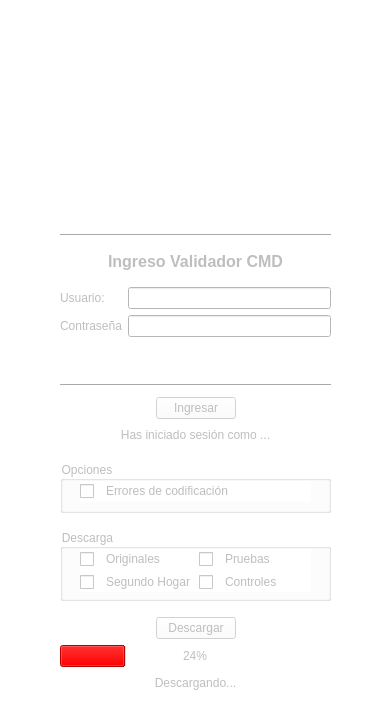
<?xml version="1.0" encoding="UTF-8"?>
<ui version="4.0">
 <class>Dialog</class>
 <widget class="QDialog" name="Dialog">
  <property name="enabled">
   <bool>false</bool>
  </property>
  <property name="geometry">
   <rect>
    <x>0</x>
    <y>0</y>
    <width>391</width>
    <height>701</height>
   </rect>
  </property>
  <property name="sizePolicy">
   <sizepolicy hsizetype="Preferred" vsizetype="Preferred">
    <horstretch>0</horstretch>
    <verstretch>0</verstretch>
   </sizepolicy>
  </property>
  <property name="windowTitle">
   <string>Ingreso Validador CMD</string>
  </property>
  <property name="styleSheet">
   <string notr="true">background-color: rgb(255, 255, 255);
selection-color: rgb(255, 85, 255);
selection-background-color: rgb(255, 0, 0);
border-color: rgb(85, 255, 0);
alternate-background-color: rgb(85, 255, 255);
border-left-color: rgb(0, 85, 255);</string>
  </property>
  <property name="sizeGripEnabled">
   <bool>false</bool>
  </property>
  <property name="modal">
   <bool>false</bool>
  </property>
  <widget class="QWidget" name="gridLayoutWidget_2">
   <property name="geometry">
    <rect>
     <x>10</x>
     <y>10</y>
     <width>371</width>
     <height>683</height>
    </rect>
   </property>
   <layout class="QGridLayout" name="gridLayout_6">
    <item row="0" column="0">
     <layout class="QVBoxLayout" name="verticalLayout">
      <item>
       <spacer name="verticalSpacer">
        <property name="orientation">
         <enum>Qt::Vertical</enum>
        </property>
        <property name="sizeType">
         <enum>QSizePolicy::Fixed</enum>
        </property>
        <property name="sizeHint" stdset="0">
         <size>
          <width>20</width>
          <height>10</height>
         </size>
        </property>
       </spacer>
      </item>
      <item>
       <widget class="QLabel" name="label_3">
        <property name="sizePolicy">
         <sizepolicy hsizetype="Expanding" vsizetype="Preferred">
          <horstretch>0</horstretch>
          <verstretch>0</verstretch>
         </sizepolicy>
        </property>
        <property name="layoutDirection">
         <enum>Qt::LeftToRight</enum>
        </property>
        <property name="frameShape">
         <enum>QFrame::NoFrame</enum>
        </property>
        <property name="frameShadow">
         <enum>QFrame::Plain</enum>
        </property>
        <property name="text">
         <string>&lt;html&gt;&lt;head/&gt;&lt;body&gt;&lt;p&gt;&lt;img src=&quot;:/login/logo_cmd3.png&quot;/&gt;&lt;/p&gt;&lt;/body&gt;&lt;/html&gt;</string>
        </property>
        <property name="textFormat">
         <enum>Qt::RichText</enum>
        </property>
        <property name="scaledContents">
         <bool>false</bool>
        </property>
        <property name="alignment">
         <set>Qt::AlignCenter</set>
        </property>
       </widget>
      </item>
      <item>
       <layout class="QGridLayout" name="gridLayout_7">
        <item row="1" column="1">
         <widget class="Line" name="line_2">
          <property name="orientation">
           <enum>Qt::Horizontal</enum>
          </property>
         </widget>
        </item>
        <item row="3" column="1">
         <spacer name="verticalSpacer_2">
          <property name="orientation">
           <enum>Qt::Vertical</enum>
          </property>
          <property name="sizeType">
           <enum>QSizePolicy::Fixed</enum>
          </property>
          <property name="sizeHint" stdset="0">
           <size>
            <width>20</width>
            <height>10</height>
           </size>
          </property>
         </spacer>
        </item>
        <item row="1" column="0">
         <spacer name="horizontalSpacer_10">
          <property name="orientation">
           <enum>Qt::Horizontal</enum>
          </property>
          <property name="sizeType">
           <enum>QSizePolicy::Fixed</enum>
          </property>
          <property name="sizeHint" stdset="0">
           <size>
            <width>50</width>
            <height>20</height>
           </size>
          </property>
         </spacer>
        </item>
        <item row="0" column="1">
         <spacer name="verticalSpacer_3">
          <property name="orientation">
           <enum>Qt::Vertical</enum>
          </property>
          <property name="sizeType">
           <enum>QSizePolicy::Fixed</enum>
          </property>
          <property name="sizeHint" stdset="0">
           <size>
            <width>20</width>
            <height>25</height>
           </size>
          </property>
         </spacer>
        </item>
        <item row="4" column="2">
         <spacer name="horizontalSpacer_11">
          <property name="orientation">
           <enum>Qt::Horizontal</enum>
          </property>
          <property name="sizeType">
           <enum>QSizePolicy::Fixed</enum>
          </property>
          <property name="sizeHint" stdset="0">
           <size>
            <width>50</width>
            <height>20</height>
           </size>
          </property>
         </spacer>
        </item>
        <item row="2" column="1">
         <widget class="QLabel" name="label_4">
          <property name="sizePolicy">
           <sizepolicy hsizetype="Preferred" vsizetype="Fixed">
            <horstretch>0</horstretch>
            <verstretch>0</verstretch>
           </sizepolicy>
          </property>
          <property name="text">
           <string>&lt;html&gt;&lt;head/&gt;&lt;body&gt;&lt;p align=&quot;center&quot;&gt;&lt;span style=&quot; font-size:12pt; font-weight:600;&quot;&gt;Ingreso Validador CMD&lt;/span&gt;&lt;/p&gt;&lt;/body&gt;&lt;/html&gt;</string>
          </property>
         </widget>
        </item>
        <item row="1" column="2">
         <spacer name="horizontalSpacer_9">
          <property name="orientation">
           <enum>Qt::Horizontal</enum>
          </property>
          <property name="sizeType">
           <enum>QSizePolicy::Fixed</enum>
          </property>
          <property name="sizeHint" stdset="0">
           <size>
            <width>50</width>
            <height>5</height>
           </size>
          </property>
         </spacer>
        </item>
        <item row="4" column="0">
         <spacer name="horizontalSpacer_12">
          <property name="orientation">
           <enum>Qt::Horizontal</enum>
          </property>
          <property name="sizeType">
           <enum>QSizePolicy::Fixed</enum>
          </property>
          <property name="sizeHint" stdset="0">
           <size>
            <width>50</width>
            <height>20</height>
           </size>
          </property>
         </spacer>
        </item>
        <item row="4" column="1">
         <layout class="QGridLayout" name="gridLayout_8">
          <item row="0" column="1">
           <layout class="QFormLayout" name="formLayout_3">
            <item row="0" column="0">
             <widget class="QLabel" name="usuarioLabel_2">
              <property name="text">
               <string>Usuario:</string>
              </property>
             </widget>
            </item>
            <item row="0" column="1">
             <widget class="QLineEdit" name="usuarioLineEdit_2"/>
            </item>
            <item row="1" column="0">
             <widget class="QLabel" name="contraseALabel_2">
              <property name="sizePolicy">
               <sizepolicy hsizetype="Preferred" vsizetype="Preferred">
                <horstretch>0</horstretch>
                <verstretch>0</verstretch>
               </sizepolicy>
              </property>
              <property name="text">
               <string>Contraseña</string>
              </property>
             </widget>
            </item>
            <item row="1" column="1">
             <widget class="QLineEdit" name="contraseALineEdit_2">
              <property name="echoMode">
               <enum>QLineEdit::Password</enum>
              </property>
             </widget>
            </item>
           </layout>
          </item>
         </layout>
        </item>
        <item row="3" column="2">
         <spacer name="horizontalSpacer_37">
          <property name="orientation">
           <enum>Qt::Horizontal</enum>
          </property>
          <property name="sizeType">
           <enum>QSizePolicy::Fixed</enum>
          </property>
          <property name="sizeHint" stdset="0">
           <size>
            <width>50</width>
            <height>10</height>
           </size>
          </property>
         </spacer>
        </item>
        <item row="3" column="0">
         <spacer name="horizontalSpacer_38">
          <property name="orientation">
           <enum>Qt::Horizontal</enum>
          </property>
          <property name="sizeType">
           <enum>QSizePolicy::Fixed</enum>
          </property>
          <property name="sizeHint" stdset="0">
           <size>
            <width>50</width>
            <height>10</height>
           </size>
          </property>
         </spacer>
        </item>
        <item row="0" column="2">
         <spacer name="horizontalSpacer_39">
          <property name="orientation">
           <enum>Qt::Horizontal</enum>
          </property>
          <property name="sizeType">
           <enum>QSizePolicy::Fixed</enum>
          </property>
          <property name="sizeHint" stdset="0">
           <size>
            <width>50</width>
            <height>10</height>
           </size>
          </property>
         </spacer>
        </item>
        <item row="0" column="0">
         <spacer name="horizontalSpacer_40">
          <property name="orientation">
           <enum>Qt::Horizontal</enum>
          </property>
          <property name="sizeType">
           <enum>QSizePolicy::Fixed</enum>
          </property>
          <property name="sizeHint" stdset="0">
           <size>
            <width>50</width>
            <height>10</height>
           </size>
          </property>
         </spacer>
        </item>
       </layout>
      </item>
     </layout>
    </item>
    <item row="2" column="0">
     <layout class="QGridLayout" name="gridLayout_10">
      <item row="1" column="1">
       <widget class="QPushButton" name="pushButton_2">
        <property name="font">
         <font>
          <weight>50</weight>
          <italic>false</italic>
          <bold>false</bold>
          <strikeout>false</strikeout>
          <stylestrategy>PreferDefault</stylestrategy>
          <kerning>true</kerning>
         </font>
        </property>
        <property name="focusPolicy">
         <enum>Qt::WheelFocus</enum>
        </property>
        <property name="contextMenuPolicy">
         <enum>Qt::DefaultContextMenu</enum>
        </property>
        <property name="acceptDrops">
         <bool>false</bool>
        </property>
        <property name="layoutDirection">
         <enum>Qt::LeftToRight</enum>
        </property>
        <property name="autoFillBackground">
         <bool>false</bool>
        </property>
        <property name="styleSheet">
         <string notr="true">border-bottom-color: rgb(255, 255, 255);</string>
        </property>
        <property name="text">
         <string>Ingresar</string>
        </property>
        <property name="checkable">
         <bool>false</bool>
        </property>
        <property name="autoRepeat">
         <bool>false</bool>
        </property>
        <property name="autoExclusive">
         <bool>false</bool>
        </property>
        <property name="autoDefault">
         <bool>false</bool>
        </property>
        <property name="default">
         <bool>true</bool>
        </property>
        <property name="flat">
         <bool>false</bool>
        </property>
       </widget>
      </item>
      <item row="1" column="2">
       <spacer name="horizontalSpacer_16">
        <property name="orientation">
         <enum>Qt::Horizontal</enum>
        </property>
        <property name="sizeHint" stdset="0">
         <size>
          <width>40</width>
          <height>20</height>
         </size>
        </property>
       </spacer>
      </item>
      <item row="1" column="0">
       <spacer name="horizontalSpacer_15">
        <property name="orientation">
         <enum>Qt::Horizontal</enum>
        </property>
        <property name="sizeHint" stdset="0">
         <size>
          <width>40</width>
          <height>20</height>
         </size>
        </property>
       </spacer>
      </item>
     </layout>
    </item>
    <item row="1" column="0">
     <layout class="QGridLayout" name="gridLayout_9">
      <item row="0" column="1">
       <widget class="Line" name="line_4">
        <property name="orientation">
         <enum>Qt::Horizontal</enum>
        </property>
       </widget>
      </item>
      <item row="0" column="2">
       <spacer name="horizontalSpacer_13">
        <property name="orientation">
         <enum>Qt::Horizontal</enum>
        </property>
        <property name="sizeType">
         <enum>QSizePolicy::Fixed</enum>
        </property>
        <property name="sizeHint" stdset="0">
         <size>
          <width>50</width>
          <height>10</height>
         </size>
        </property>
       </spacer>
      </item>
      <item row="0" column="0">
       <spacer name="horizontalSpacer_14">
        <property name="orientation">
         <enum>Qt::Horizontal</enum>
        </property>
        <property name="sizeType">
         <enum>QSizePolicy::Fixed</enum>
        </property>
        <property name="sizeHint" stdset="0">
         <size>
          <width>50</width>
          <height>10</height>
         </size>
        </property>
       </spacer>
      </item>
     </layout>
    </item>
    <item row="6" column="0">
     <layout class="QGridLayout" name="gridLayout_11">
      <item row="0" column="0">
       <spacer name="horizontalSpacer_18">
        <property name="orientation">
         <enum>Qt::Horizontal</enum>
        </property>
        <property name="sizeType">
         <enum>QSizePolicy::Fixed</enum>
        </property>
        <property name="sizeHint" stdset="0">
         <size>
          <width>50</width>
          <height>20</height>
         </size>
        </property>
       </spacer>
      </item>
      <item row="0" column="2">
       <spacer name="horizontalSpacer_17">
        <property name="orientation">
         <enum>Qt::Horizontal</enum>
        </property>
        <property name="sizeType">
         <enum>QSizePolicy::Fixed</enum>
        </property>
        <property name="sizeHint" stdset="0">
         <size>
          <width>50</width>
          <height>20</height>
         </size>
        </property>
       </spacer>
      </item>
      <item row="0" column="1">
       <widget class="QProgressBar" name="progressBar">
        <property name="autoFillBackground">
         <bool>false</bool>
        </property>
        <property name="value">
         <number>24</number>
        </property>
        <property name="alignment">
         <set>Qt::AlignCenter</set>
        </property>
        <property name="textVisible">
         <bool>true</bool>
        </property>
        <property name="orientation">
         <enum>Qt::Horizontal</enum>
        </property>
        <property name="invertedAppearance">
         <bool>false</bool>
        </property>
        <property name="textDirection">
         <enum>QProgressBar::TopToBottom</enum>
        </property>
       </widget>
      </item>
      <item row="1" column="1">
       <widget class="QLabel" name="label_8">
        <property name="sizePolicy">
         <sizepolicy hsizetype="Preferred" vsizetype="Fixed">
          <horstretch>0</horstretch>
          <verstretch>0</verstretch>
         </sizepolicy>
        </property>
        <property name="text">
         <string>Descargando...</string>
        </property>
        <property name="alignment">
         <set>Qt::AlignCenter</set>
        </property>
       </widget>
      </item>
      <item row="1" column="0">
       <spacer name="horizontalSpacer_27">
        <property name="orientation">
         <enum>Qt::Horizontal</enum>
        </property>
        <property name="sizeType">
         <enum>QSizePolicy::Fixed</enum>
        </property>
        <property name="sizeHint" stdset="0">
         <size>
          <width>50</width>
          <height>20</height>
         </size>
        </property>
       </spacer>
      </item>
      <item row="1" column="2">
       <spacer name="horizontalSpacer_28">
        <property name="orientation">
         <enum>Qt::Horizontal</enum>
        </property>
        <property name="sizeType">
         <enum>QSizePolicy::Fixed</enum>
        </property>
        <property name="sizeHint" stdset="0">
         <size>
          <width>50</width>
          <height>20</height>
         </size>
        </property>
       </spacer>
      </item>
     </layout>
    </item>
    <item row="4" column="0">
     <layout class="QGridLayout" name="gridLayout_13">
      <item row="2" column="2">
       <spacer name="horizontalSpacer_31">
        <property name="orientation">
         <enum>Qt::Horizontal</enum>
        </property>
        <property name="sizeType">
         <enum>QSizePolicy::Fixed</enum>
        </property>
        <property name="sizeHint" stdset="0">
         <size>
          <width>50</width>
          <height>10</height>
         </size>
        </property>
       </spacer>
      </item>
      <item row="1" column="2">
       <spacer name="horizontalSpacer_21">
        <property name="orientation">
         <enum>Qt::Horizontal</enum>
        </property>
        <property name="sizeType">
         <enum>QSizePolicy::Fixed</enum>
        </property>
        <property name="sizeHint" stdset="0">
         <size>
          <width>50</width>
          <height>20</height>
         </size>
        </property>
       </spacer>
      </item>
      <item row="2" column="0">
       <spacer name="horizontalSpacer_29">
        <property name="orientation">
         <enum>Qt::Horizontal</enum>
        </property>
        <property name="sizeType">
         <enum>QSizePolicy::Fixed</enum>
        </property>
        <property name="sizeHint" stdset="0">
         <size>
          <width>50</width>
          <height>10</height>
         </size>
        </property>
       </spacer>
      </item>
      <item row="0" column="1">
       <spacer name="verticalSpacer_5">
        <property name="orientation">
         <enum>Qt::Vertical</enum>
        </property>
        <property name="sizeType">
         <enum>QSizePolicy::Fixed</enum>
        </property>
        <property name="sizeHint" stdset="0">
         <size>
          <width>20</width>
          <height>10</height>
         </size>
        </property>
       </spacer>
      </item>
      <item row="2" column="1">
       <spacer name="verticalSpacer_6">
        <property name="orientation">
         <enum>Qt::Vertical</enum>
        </property>
        <property name="sizeType">
         <enum>QSizePolicy::Fixed</enum>
        </property>
        <property name="sizeHint" stdset="0">
         <size>
          <width>20</width>
          <height>10</height>
         </size>
        </property>
       </spacer>
      </item>
      <item row="0" column="0">
       <spacer name="horizontalSpacer_30">
        <property name="orientation">
         <enum>Qt::Horizontal</enum>
        </property>
        <property name="sizeType">
         <enum>QSizePolicy::Fixed</enum>
        </property>
        <property name="sizeHint" stdset="0">
         <size>
          <width>50</width>
          <height>10</height>
         </size>
        </property>
       </spacer>
      </item>
      <item row="1" column="0">
       <spacer name="horizontalSpacer_22">
        <property name="orientation">
         <enum>Qt::Horizontal</enum>
        </property>
        <property name="sizeType">
         <enum>QSizePolicy::Fixed</enum>
        </property>
        <property name="sizeHint" stdset="0">
         <size>
          <width>50</width>
          <height>20</height>
         </size>
        </property>
       </spacer>
      </item>
      <item row="1" column="1">
       <widget class="QGroupBox" name="groupBox_2">
        <property name="sizePolicy">
         <sizepolicy hsizetype="Preferred" vsizetype="Fixed">
          <horstretch>0</horstretch>
          <verstretch>0</verstretch>
         </sizepolicy>
        </property>
        <property name="minimumSize">
         <size>
          <width>0</width>
          <height>72</height>
         </size>
        </property>
        <property name="title">
         <string>Descarga</string>
        </property>
        <widget class="QWidget" name="gridLayoutWidget_3">
         <property name="geometry">
          <rect>
           <x>20</x>
           <y>20</y>
           <width>231</width>
           <height>43</height>
          </rect>
         </property>
         <layout class="QGridLayout" name="gridLayout_2">
          <item row="0" column="1">
           <widget class="QLabel" name="label_2">
            <property name="text">
             <string>Originales</string>
            </property>
           </widget>
          </item>
          <item row="1" column="2">
           <widget class="QCheckBox" name="checkBox_4">
            <property name="sizePolicy">
             <sizepolicy hsizetype="Fixed" vsizetype="Fixed">
              <horstretch>0</horstretch>
              <verstretch>0</verstretch>
             </sizepolicy>
            </property>
            <property name="maximumSize">
             <size>
              <width>16777215</width>
              <height>16777215</height>
             </size>
            </property>
            <property name="text">
             <string/>
            </property>
           </widget>
          </item>
          <item row="1" column="3">
           <widget class="QLabel" name="label_7">
            <property name="text">
             <string>Controles</string>
            </property>
           </widget>
          </item>
          <item row="1" column="0">
           <widget class="QCheckBox" name="checkBox_5">
            <property name="sizePolicy">
             <sizepolicy hsizetype="Fixed" vsizetype="Fixed">
              <horstretch>0</horstretch>
              <verstretch>0</verstretch>
             </sizepolicy>
            </property>
            <property name="maximumSize">
             <size>
              <width>16777215</width>
              <height>16777215</height>
             </size>
            </property>
            <property name="text">
             <string/>
            </property>
           </widget>
          </item>
          <item row="1" column="1">
           <widget class="QLabel" name="label_6">
            <property name="text">
             <string>Segundo Hogar</string>
            </property>
           </widget>
          </item>
          <item row="0" column="3">
           <widget class="QLabel" name="label_5">
            <property name="text">
             <string>Pruebas</string>
            </property>
           </widget>
          </item>
          <item row="0" column="2">
           <widget class="QCheckBox" name="checkBox_3">
            <property name="sizePolicy">
             <sizepolicy hsizetype="Fixed" vsizetype="Fixed">
              <horstretch>0</horstretch>
              <verstretch>0</verstretch>
             </sizepolicy>
            </property>
            <property name="maximumSize">
             <size>
              <width>16777215</width>
              <height>16777215</height>
             </size>
            </property>
            <property name="text">
             <string/>
            </property>
           </widget>
          </item>
          <item row="0" column="0">
           <widget class="QCheckBox" name="checkBox_2">
            <property name="sizePolicy">
             <sizepolicy hsizetype="Fixed" vsizetype="Fixed">
              <horstretch>0</horstretch>
              <verstretch>0</verstretch>
             </sizepolicy>
            </property>
            <property name="minimumSize">
             <size>
              <width>0</width>
              <height>0</height>
             </size>
            </property>
            <property name="maximumSize">
             <size>
              <width>16777215</width>
              <height>16777215</height>
             </size>
            </property>
            <property name="text">
             <string/>
            </property>
           </widget>
          </item>
         </layout>
        </widget>
       </widget>
      </item>
      <item row="0" column="2">
       <spacer name="horizontalSpacer_32">
        <property name="orientation">
         <enum>Qt::Horizontal</enum>
        </property>
        <property name="sizeType">
         <enum>QSizePolicy::Fixed</enum>
        </property>
        <property name="sizeHint" stdset="0">
         <size>
          <width>50</width>
          <height>10</height>
         </size>
        </property>
       </spacer>
      </item>
     </layout>
    </item>
    <item row="5" column="0">
     <layout class="QGridLayout" name="gridLayout_15">
      <item row="1" column="1">
       <widget class="QPushButton" name="pushButton_4">
        <property name="font">
         <font>
          <weight>50</weight>
          <italic>false</italic>
          <bold>false</bold>
          <strikeout>false</strikeout>
          <stylestrategy>PreferDefault</stylestrategy>
          <kerning>true</kerning>
         </font>
        </property>
        <property name="focusPolicy">
         <enum>Qt::WheelFocus</enum>
        </property>
        <property name="contextMenuPolicy">
         <enum>Qt::DefaultContextMenu</enum>
        </property>
        <property name="acceptDrops">
         <bool>false</bool>
        </property>
        <property name="layoutDirection">
         <enum>Qt::LeftToRight</enum>
        </property>
        <property name="autoFillBackground">
         <bool>false</bool>
        </property>
        <property name="styleSheet">
         <string notr="true">border-bottom-color: rgb(255, 255, 255);</string>
        </property>
        <property name="text">
         <string>Descargar</string>
        </property>
        <property name="checkable">
         <bool>false</bool>
        </property>
        <property name="autoRepeat">
         <bool>false</bool>
        </property>
        <property name="autoExclusive">
         <bool>false</bool>
        </property>
        <property name="autoDefault">
         <bool>false</bool>
        </property>
        <property name="default">
         <bool>true</bool>
        </property>
        <property name="flat">
         <bool>false</bool>
        </property>
       </widget>
      </item>
      <item row="1" column="2">
       <spacer name="horizontalSpacer_25">
        <property name="orientation">
         <enum>Qt::Horizontal</enum>
        </property>
        <property name="sizeHint" stdset="0">
         <size>
          <width>40</width>
          <height>20</height>
         </size>
        </property>
       </spacer>
      </item>
      <item row="1" column="0">
       <spacer name="horizontalSpacer_26">
        <property name="orientation">
         <enum>Qt::Horizontal</enum>
        </property>
        <property name="sizeHint" stdset="0">
         <size>
          <width>40</width>
          <height>20</height>
         </size>
        </property>
       </spacer>
      </item>
     </layout>
    </item>
    <item row="3" column="0">
     <layout class="QGridLayout" name="gridLayout_12">
      <item row="2" column="2">
       <spacer name="horizontalSpacer_19">
        <property name="orientation">
         <enum>Qt::Horizontal</enum>
        </property>
        <property name="sizeType">
         <enum>QSizePolicy::Fixed</enum>
        </property>
        <property name="sizeHint" stdset="0">
         <size>
          <width>50</width>
          <height>20</height>
         </size>
        </property>
       </spacer>
      </item>
      <item row="2" column="0">
       <spacer name="horizontalSpacer_20">
        <property name="orientation">
         <enum>Qt::Horizontal</enum>
        </property>
        <property name="sizeType">
         <enum>QSizePolicy::Fixed</enum>
        </property>
        <property name="sizeHint" stdset="0">
         <size>
          <width>50</width>
          <height>20</height>
         </size>
        </property>
       </spacer>
      </item>
      <item row="0" column="2">
       <spacer name="horizontalSpacer_36">
        <property name="orientation">
         <enum>Qt::Horizontal</enum>
        </property>
        <property name="sizeType">
         <enum>QSizePolicy::Fixed</enum>
        </property>
        <property name="sizeHint" stdset="0">
         <size>
          <width>50</width>
          <height>20</height>
         </size>
        </property>
       </spacer>
      </item>
      <item row="0" column="1">
       <widget class="QLabel" name="label_9">
        <property name="sizePolicy">
         <sizepolicy hsizetype="Preferred" vsizetype="Fixed">
          <horstretch>0</horstretch>
          <verstretch>0</verstretch>
         </sizepolicy>
        </property>
        <property name="text">
         <string>Has iniciado sesión como ...</string>
        </property>
        <property name="alignment">
         <set>Qt::AlignCenter</set>
        </property>
       </widget>
      </item>
      <item row="0" column="0">
       <spacer name="horizontalSpacer_35">
        <property name="orientation">
         <enum>Qt::Horizontal</enum>
        </property>
        <property name="sizeType">
         <enum>QSizePolicy::Fixed</enum>
        </property>
        <property name="sizeHint" stdset="0">
         <size>
          <width>50</width>
          <height>20</height>
         </size>
        </property>
       </spacer>
      </item>
      <item row="1" column="1">
       <spacer name="verticalSpacer_4">
        <property name="orientation">
         <enum>Qt::Vertical</enum>
        </property>
        <property name="sizeType">
         <enum>QSizePolicy::Fixed</enum>
        </property>
        <property name="sizeHint" stdset="0">
         <size>
          <width>20</width>
          <height>10</height>
         </size>
        </property>
       </spacer>
      </item>
      <item row="2" column="1">
       <widget class="QGroupBox" name="groupBox">
        <property name="sizePolicy">
         <sizepolicy hsizetype="Preferred" vsizetype="Fixed">
          <horstretch>0</horstretch>
          <verstretch>0</verstretch>
         </sizepolicy>
        </property>
        <property name="minimumSize">
         <size>
          <width>0</width>
          <height>52</height>
         </size>
        </property>
        <property name="title">
         <string>Opciones</string>
        </property>
        <widget class="QWidget" name="gridLayoutWidget">
         <property name="geometry">
          <rect>
           <x>20</x>
           <y>20</y>
           <width>231</width>
           <height>21</height>
          </rect>
         </property>
         <layout class="QGridLayout" name="gridLayout">
          <item row="0" column="0">
           <widget class="QCheckBox" name="checkBox">
            <property name="sizePolicy">
             <sizepolicy hsizetype="Fixed" vsizetype="Fixed">
              <horstretch>0</horstretch>
              <verstretch>0</verstretch>
             </sizepolicy>
            </property>
            <property name="text">
             <string/>
            </property>
           </widget>
          </item>
          <item row="0" column="1">
           <widget class="QLabel" name="label">
            <property name="text">
             <string>Errores de codificación</string>
            </property>
           </widget>
          </item>
         </layout>
        </widget>
       </widget>
      </item>
      <item row="1" column="2">
       <spacer name="horizontalSpacer_33">
        <property name="orientation">
         <enum>Qt::Horizontal</enum>
        </property>
        <property name="sizeType">
         <enum>QSizePolicy::Fixed</enum>
        </property>
        <property name="sizeHint" stdset="0">
         <size>
          <width>50</width>
          <height>10</height>
         </size>
        </property>
       </spacer>
      </item>
      <item row="1" column="0">
       <spacer name="horizontalSpacer_34">
        <property name="orientation">
         <enum>Qt::Horizontal</enum>
        </property>
        <property name="sizeType">
         <enum>QSizePolicy::Fixed</enum>
        </property>
        <property name="sizeHint" stdset="0">
         <size>
          <width>50</width>
          <height>10</height>
         </size>
        </property>
       </spacer>
      </item>
     </layout>
    </item>
   </layout>
  </widget>
 </widget>
 <resources/>
 <connections/>
</ui>
